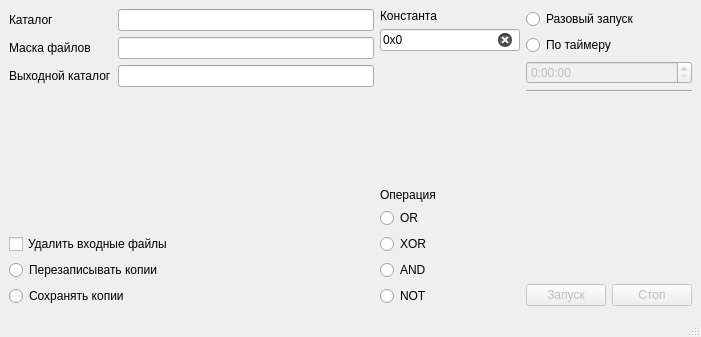
<?xml version="1.0" encoding="UTF-8"?>
<ui version="4.0">
 <class>MainWindow</class>
 <widget class="QMainWindow" name="MainWindow">
  <property name="geometry">
   <rect>
    <x>0</x>
    <y>0</y>
    <width>701</width>
    <height>337</height>
   </rect>
  </property>
  <property name="windowTitle">
   <string>MainWindow</string>
  </property>
  <widget class="QWidget" name="centralwidget">
   <layout class="QHBoxLayout" name="horizontalLayout_2">
    <item>
     <layout class="QVBoxLayout" name="verticalLayout_4">
      <item>
       <layout class="QHBoxLayout" name="horizontalLayout">
        <item>
         <layout class="QVBoxLayout" name="verticalLayout">
          <item>
           <widget class="QLabel" name="DirectoryLabel">
            <property name="text">
             <string>Каталог</string>
            </property>
           </widget>
          </item>
          <item>
           <widget class="QLabel" name="FileMaskLabel">
            <property name="text">
             <string>Маска файлов</string>
            </property>
           </widget>
          </item>
          <item>
           <widget class="QLabel" name="OutputDirectoryLabel">
            <property name="text">
             <string>Выходной каталог</string>
            </property>
           </widget>
          </item>
         </layout>
        </item>
        <item>
         <layout class="QVBoxLayout" name="verticalLayout_2">
          <item>
           <widget class="QLineEdit" name="DirectoryInput"/>
          </item>
          <item>
           <widget class="QLineEdit" name="FileMaskInput"/>
          </item>
          <item>
           <widget class="QLineEdit" name="OutputDirectoryInput"/>
          </item>
         </layout>
        </item>
       </layout>
      </item>
      <item>
       <spacer name="verticalSpacer_3">
        <property name="orientation">
         <enum>Qt::Orientation::Vertical</enum>
        </property>
        <property name="sizeHint" stdset="0">
         <size>
          <width>20</width>
          <height>40</height>
         </size>
        </property>
       </spacer>
      </item>
      <item>
       <widget class="QCheckBox" name="DeleteCheckBox">
        <property name="styleSheet">
         <string notr="true">QCheckBox:unchecked{ color: black; }
QCheckBox:checked{ color: red; }</string>
        </property>
        <property name="text">
         <string>Удалить входные файлы</string>
        </property>
       </widget>
      </item>
      <item>
       <layout class="QVBoxLayout" name="verticalLayout_3">
        <item>
         <widget class="QRadioButton" name="RewriteButton">
          <property name="text">
           <string>Перезаписывать копии</string>
          </property>
         </widget>
        </item>
        <item>
         <widget class="QRadioButton" name="SaveButton">
          <property name="text">
           <string>Сохранять копии</string>
          </property>
         </widget>
        </item>
       </layout>
      </item>
     </layout>
    </item>
    <item>
     <layout class="QVBoxLayout" name="verticalLayout_8">
      <property name="sizeConstraint">
       <enum>QLayout::SizeConstraint::SetFixedSize</enum>
      </property>
      <item>
       <layout class="QVBoxLayout" name="verticalLayout_6">
        <item>
         <widget class="QLabel" name="label">
          <property name="text">
           <string>Константа</string>
          </property>
         </widget>
        </item>
        <item>
         <widget class="QLineEdit" name="ConstantInput">
          <property name="sizePolicy">
           <sizepolicy hsizetype="Preferred" vsizetype="Fixed">
            <horstretch>0</horstretch>
            <verstretch>0</verstretch>
           </sizepolicy>
          </property>
          <property name="minimumSize">
           <size>
            <width>140</width>
            <height>0</height>
           </size>
          </property>
          <property name="maximumSize">
           <size>
            <width>16777215</width>
            <height>16777215</height>
           </size>
          </property>
          <property name="text">
           <string>0x0</string>
          </property>
          <property name="clearButtonEnabled">
           <bool>true</bool>
          </property>
         </widget>
        </item>
       </layout>
      </item>
      <item>
       <spacer name="verticalSpacer_2">
        <property name="orientation">
         <enum>Qt::Orientation::Vertical</enum>
        </property>
        <property name="sizeHint" stdset="0">
         <size>
          <width>20</width>
          <height>40</height>
         </size>
        </property>
       </spacer>
      </item>
      <item>
       <layout class="QVBoxLayout" name="verticalLayout_7">
        <item>
         <widget class="QLabel" name="label_2">
          <property name="text">
           <string>Операция</string>
          </property>
         </widget>
        </item>
        <item>
         <widget class="QRadioButton" name="ORButton">
          <property name="text">
           <string>OR</string>
          </property>
         </widget>
        </item>
        <item>
         <widget class="QRadioButton" name="XORButton">
          <property name="text">
           <string>XOR</string>
          </property>
         </widget>
        </item>
        <item>
         <widget class="QRadioButton" name="ANDButton">
          <property name="text">
           <string>AND</string>
          </property>
         </widget>
        </item>
        <item>
         <widget class="QRadioButton" name="NOTButton">
          <property name="text">
           <string>NOT</string>
          </property>
         </widget>
        </item>
       </layout>
      </item>
     </layout>
    </item>
    <item>
     <layout class="QVBoxLayout" name="verticalLayout_5">
      <property name="spacing">
       <number>6</number>
      </property>
      <item>
       <widget class="QRadioButton" name="ExactLaunchButton">
        <property name="text">
         <string>Разовый запуск</string>
        </property>
       </widget>
      </item>
      <item>
       <widget class="QRadioButton" name="TimerButton">
        <property name="text">
         <string>По таймеру</string>
        </property>
       </widget>
      </item>
      <item>
       <widget class="QTimeEdit" name="TimerCount">
        <property name="enabled">
         <bool>false</bool>
        </property>
        <property name="currentSection">
         <enum>QDateTimeEdit::Section::SecondSection</enum>
        </property>
        <property name="displayFormat">
         <string>H:mm:ss</string>
        </property>
       </widget>
      </item>
      <item>
       <widget class="Line" name="line_5">
        <property name="orientation">
         <enum>Qt::Orientation::Horizontal</enum>
        </property>
       </widget>
      </item>
      <item>
       <spacer name="verticalSpacer">
        <property name="orientation">
         <enum>Qt::Orientation::Vertical</enum>
        </property>
        <property name="sizeHint" stdset="0">
         <size>
          <width>20</width>
          <height>40</height>
         </size>
        </property>
       </spacer>
      </item>
      <item>
       <layout class="QHBoxLayout" name="horizontalLayout_3">
        <item>
         <widget class="QPushButton" name="LaunchButton">
          <property name="enabled">
           <bool>false</bool>
          </property>
          <property name="text">
           <string>Запуск</string>
          </property>
         </widget>
        </item>
        <item>
         <widget class="QPushButton" name="StopButton">
          <property name="enabled">
           <bool>false</bool>
          </property>
          <property name="text">
           <string>Стоп</string>
          </property>
         </widget>
        </item>
       </layout>
      </item>
     </layout>
    </item>
   </layout>
  </widget>
  <widget class="QMenuBar" name="menubar">
   <property name="geometry">
    <rect>
     <x>0</x>
     <y>0</y>
     <width>701</width>
     <height>22</height>
    </rect>
   </property>
  </widget>
  <widget class="QStatusBar" name="statusbar"/>
 </widget>
 <resources/>
 <connections/>
</ui>
